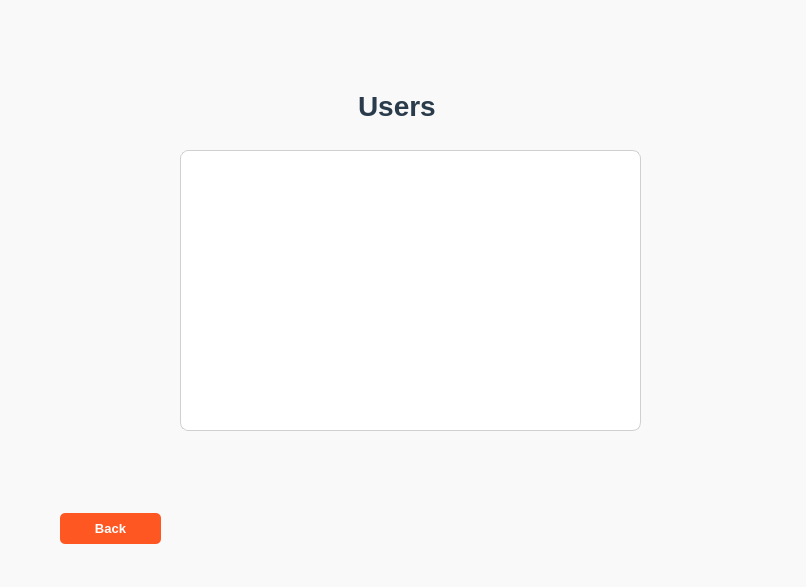
<?xml version="1.0" encoding="UTF-8"?>
<ui version="4.0">
 <class>viewusers</class>
 <widget class="QWidget" name="viewusers">
  <property name="geometry">
   <rect>
    <x>0</x>
    <y>0</y>
    <width>806</width>
    <height>587</height>
   </rect>
  </property>
  <property name="windowTitle">
   <string>Form</string>
  </property>
  <property name="styleSheet">
   <string notr="true">
  QWidget {
     background-color: #f9f9f9;
  }

  QLabel {
     color: #2a3b4c;
     font-size: 28px;
     font-weight: bold;
     margin-bottom: 20px;
     text-align: center;
  }

  QTableView#usertable {
     background-color: #ffffff;
     border: 1px solid #d0d0d0;
     border-radius: 8px;
     margin-bottom: 20px;
     alternate-background-color: #f9f9f9;
     gridline-color: #ccc;
  }

  QTableView#usertable QHeaderView::section {
     background-color: #4CAF50;
     color: black;
     font-weight: bold;
     padding: 8px;
     border: none;
  }

  QTableView#usertable::item {
     color: #333;
     font-size: 14px;
     padding: 6px 10px;
     border: 1px solid #ddd;
  }

  QTableView#usertable::item:selected {
     background-color: #d0d0d0;
  }

  QTableView::horizontalHeader {
     border: 1px solid #ccc;
  }

  QTableView::verticalHeader {
     border: 1px solid #ccc;
  }

  QPushButton {
     background-color: #009688;
     color: white;
     border-radius: 8px;
     padding: 8px 16px;
     font-size: 14px;
     font-weight: 600;
     border: none;
  }

  QPushButton:hover {
     background-color: #00796b;
  }

  QPushButton:pressed {
     background-color: #004d40;
  }

  QPushButton#backbutton {
     background-color: #ff5722;
     width: 80px;
     height: 30px;
     font-size: 13px;
  }

  QPushButton#backbutton:hover {
     background-color: #e64a19;
  }

  QWidget#viewusers {
     padding: 40px;
  }

  QWidget#viewusers QPushButton {
     margin-top: 20px;
     font-weight: bold;
     border-radius: 5px;
  }

  QWidget#viewusers QPushButton#backbutton {
     font-size: 13px;
  }

</string>
  </property>
  <widget class="QLabel" name="label">
   <property name="geometry">
    <rect>
     <x>350</x>
     <y>90</y>
     <width>111</width>
     <height>51</height>
    </rect>
   </property>
   <property name="font">
    <font>
     <pointsize>-1</pointsize>
     <bold>true</bold>
    </font>
   </property>
   <property name="text">
    <string>Users</string>
   </property>
  </widget>
  <widget class="QTableView" name="usertable">
   <property name="geometry">
    <rect>
     <x>180</x>
     <y>150</y>
     <width>461</width>
     <height>301</height>
    </rect>
   </property>
   <attribute name="horizontalHeaderStretchLastSection">
    <bool>true</bool>
   </attribute>
  </widget>
  <widget class="QPushButton" name="backbutton">
   <property name="geometry">
    <rect>
     <x>60</x>
     <y>493</y>
     <width>101</width>
     <height>51</height>
    </rect>
   </property>
   <property name="text">
    <string>Back</string>
   </property>
  </widget>
 </widget>
 <resources/>
 <connections/>
</ui>
